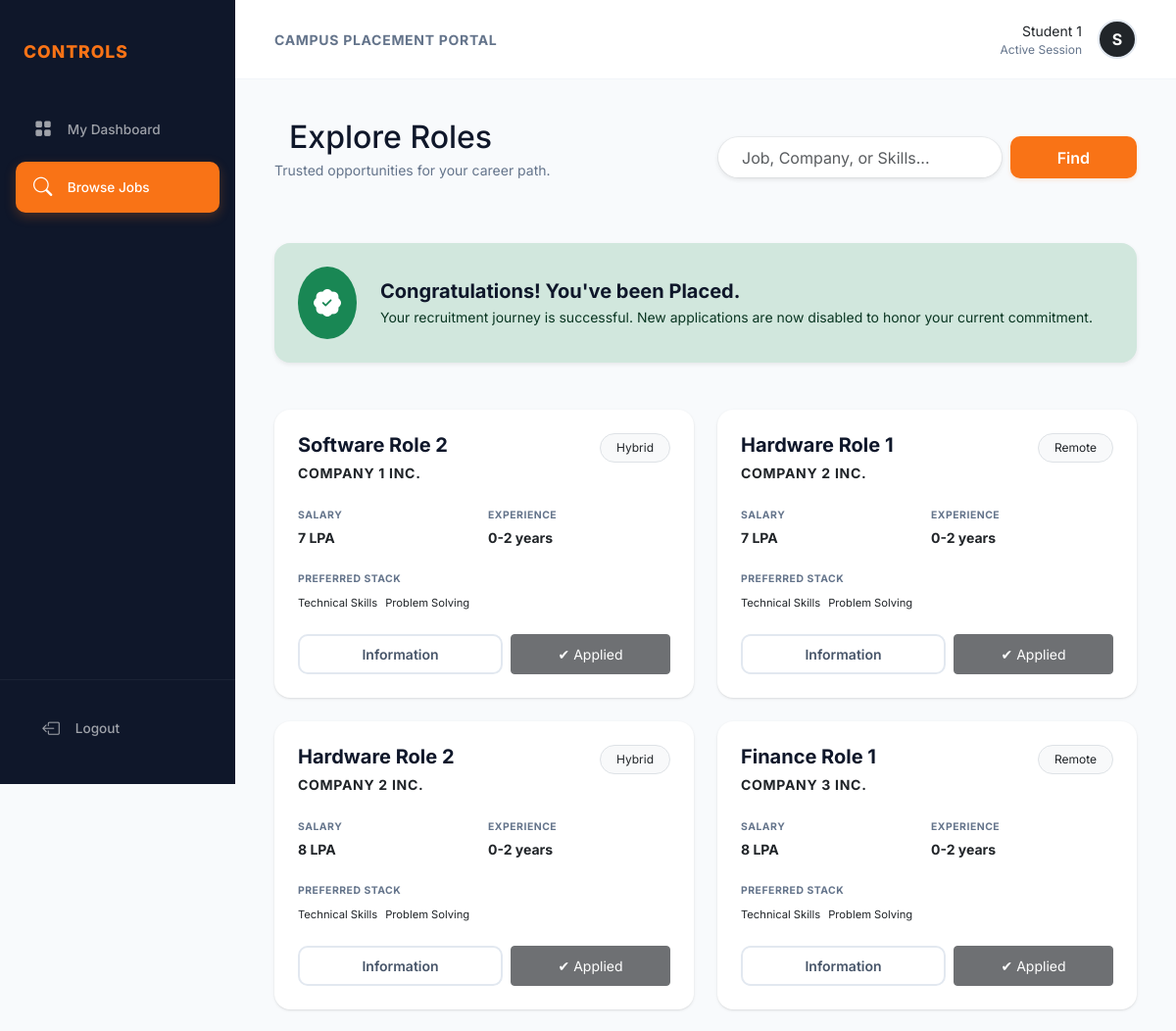
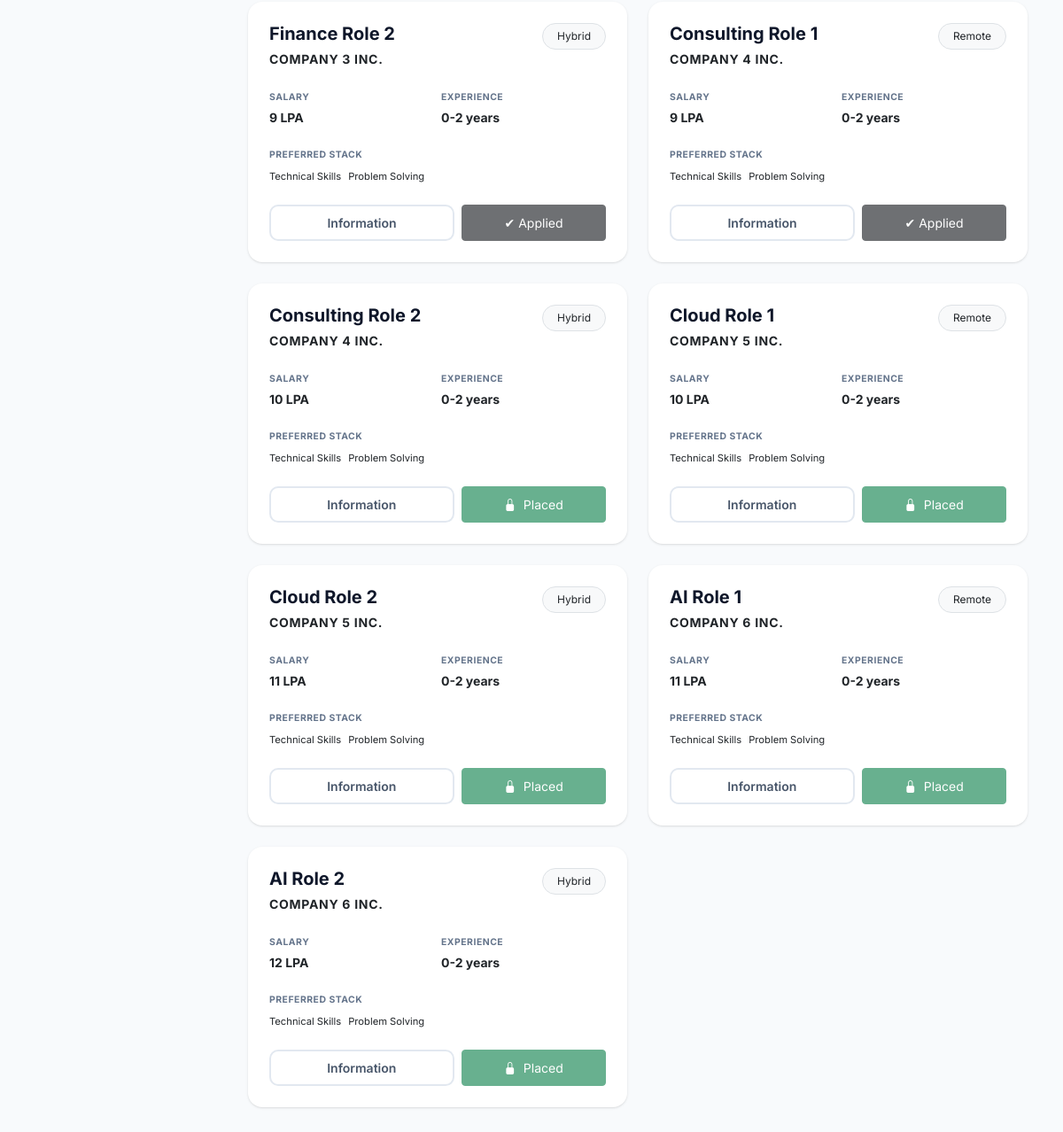
The page /student/show-jobs (signed in) on the database its author committed (2 pictures, top to bottom).
### models/models.py (models this page shows)
class Student(db.Model):
    id = db.Column(db.Integer, primary_key=True)
    email=db.Column(db.String(120), unique=True, nullable=False)
    password=db.Column(db.String(200), nullable=False)
    name = db.Column(db.String(120), nullable=False)
    phone = db.Column(db.String(15))
    cgpa = db.Column(db.Float)
    branch = db.Column(db.String(100))
    grad_year = db.Column(db.Integer)
    skills = db.Column(db.Text)
    resume = db.Column(db.String(200))
    created = db.Column(db.DateTime, default=db.func.current_timestamp())
    active = db.Column(db.Boolean, default=True)
    applications = db.relationship('Application', backref='student')

class Job(db.Model):
    id = db.Column(db.Integer, primary_key=True)
    title = db.Column(db.String(100), nullable=False)
    about = db.Column(db.Text)
    salary = db.Column(db.String(20))
    location = db.Column(db.String(100))
    skills = db.Column(db.Text)
    experience = db.Column(db.String(100))
    min_cgpa = db.Column(db.Float)
    deadline = db.Column(db.DateTime, default=db.func.current_timestamp())
    created = db.Column(db.DateTime, default=db.func.current_timestamp())
    status = db.Column(db.String(20), default="Accepting Applications")
    admin_approval = db.Column(db.String(20), default="Pending")
    company_id = db.Column(db.Integer, db.ForeignKey('company.id'), nullable=False)
    applications = db.relationship('Application', backref='job')

class Company(db.Model):
    id = db.Column(db.Integer, primary_key=True)
    email=db.Column(db.String(120), unique=True, nullable=False)
    password=db.Column(db.String(200), nullable=False)
    name = db.Column(db.String(120), nullable=False)
    industry = db.Column(db.String(100))
    website = db.Column(db.String(200))
    created = db.Column(db.DateTime, default=db.func.current_timestamp())
    active = db.Column(db.Boolean, default=True)
    admin_approval = db.Column(db.String(20), default="Pending")
    jobs = db.relationship('Job', backref='company')

### routes/student_portal.py (the view)
@student.route("/student/show-jobs")
def show_jobs():
    check = student_access()
    if check:
        return check
    student_id = session.get("student_id")
    query = request.args.get('q', '')
    jobs_search = Job.query.filter_by(admin_approval="Verified", status='Accepting Applications')
    if query:
        jobs_search = jobs_search.join(Job.company).filter(
            (Job.title.ilike(f'%{query}%')) |
            (Company.name.ilike(f'%{query}%')) |
            (Job.skills.ilike(f'%{query}%'))
        )
    eligible_jobs = [job for job in jobs_search if job.min_cgpa <= Student.query.get(student_id).cgpa]
    applied_jobs = [app.job_id for app in Application.query.filter_by(student_id=student_id).all()]
    is_placed = block_application()
    return render_template("/student/show_jobs.html", jobs=eligible_jobs, applied_ids=applied_jobs, query=query, is_placed=is_placed)

### routes/student_portal.py (called while the page is built)
def student_access():
    if not session.get("student_id"):
        return redirect(url_for("authentication.login"))
    return None

def block_application():
    student_id = session.get("student_id")
    apps = Application.query.join(Job).filter(Application.student_id==student_id).all()
    for app in apps:
        if app.status == 'Placed':
            return True
    return False

### templates/student/show_jobs.html (shortened to what this page needs)
{% extends "base.html" %}
{% block content %}
<div class="mb-5">
    <div class="row align-items-center">
        <div class="col-md-6">
            <h2 class="mb-1" style="border-left: 5px solid var(--accent-color); padding-left: 15px;">Explore Roles</h2>
            <p class="text-muted small">Trusted opportunities for your career path.</p>
        </div>
        <div class="col-md-6">
            <form action="{{ url_for('student_portal.show_jobs') }}" method="GET" class="d-flex gap-2">
                <input type="text" name="q" class="form-control bg-white py-2 px-4 shadow-sm"
                    style="border-radius: 30px; border: 1px solid rgba(0,0,0,0.05);"
                    placeholder="Job, Company, or Skills..." value="{{ query }}">
                <button type="submit" class="btn btn-primary px-5">Find</button>
            </form>
        </div>
    </div>
</div>
{% if is_placed %}
<div class="alert alert-success border-0 shadow-sm p-4 rounded-4 mb-5 d-flex align-items-center">
    <div class="bg-success text-white p-3 rounded-circle me-4">
        <i class="bi bi-patch-check-fill fs-3"></i>
    </div>
    <div>
        <h5 class="fw-bold mb-1">Congratulations! You've been Placed.</h5>
        <p class="mb-0 text-success-emphasis small">Your recruitment journey is successful. New applications are now
            disabled to honor your current commitment.</p>
    </div>
</div>
{% endif %}
<div class="row g-4">
    {% if jobs %}
    {% for job in jobs %}
    <div class="col-md-6">
        <div class="card border-0 h-100 job-card">
            <div class="card-body p-4">
                <div class="d-flex justify-content-between align-items-start mb-4">
                    <div>
                        <h5 class="fw-bold mb-1">{{ job.title }}</h5>
                        <span class="small fw-bold uppercase" style="color: var(--accent-color);">{{ job.company.name
                            }}</span>
                    </div>
                    <span class="badge rounded-pill bg-light text-dark border px-3 py-2 small fw-normal">
                        {{ job.location }}
                    </span>
                </div>
                <div class="mb-4">
                    <div class="row g-2">
                        <div class="col-6">
                            <label class="small text-muted d-block mb-1 uppercase fw-bold"
                                style="font-size: 0.65rem;">Salary</label>
                            <div class="small fw-bold text-dark">{{ job.salary }}</div>
                        </div>
                        <div class="col-6">
                            <label class="small text-muted d-block mb-1 uppercase fw-bold"
                                style="font-size: 0.65rem;">Experience</label>
                            <div class="small fw-bold text-dark">{{ job.experience or 'Fresh Graduate' }}</div>
                        </div>
                    </div>
                </div>
                <div class="mb-4">
                    <label class="small text-muted d-block mb-2 uppercase fw-bold" style="font-size: 0.65rem;">Preferred
                        Stack</label>
                    <div class="d-flex flex-wrap gap-2">
                        {% for skill in (job.skills or "").split(',') %}
                        <span style="font-size: 0.7rem;">{{ skill.strip() }}</span>
                        {% endfor %}
                    </div>
                </div>
                <div class="d-flex gap-2 mt-auto">
                    <button class="btn btn-outline-dark btn-sm flex-grow-1 py-2" data-bs-toggle="modal"
                        data-bs-target="#jobModal{{ job.id }}">Information</button>
                    {% if job.id in applied_ids %}
                    <button class="btn btn-dark btn-sm flex-grow-1 py-2 disabled" disabled>✔ Applied</button>
                    {% elif is_placed %}
                    <button class="btn btn-success btn-sm flex-grow-1 py-2 disabled" disabled><i
                            class="bi bi-lock-fill me-2"></i>Placed</button>
                    {% else %}
                    <form action="{{ url_for('student_portal.submit_application', job_id=job.id) }}" method="POST"
                        class="flex-grow-1">
                        <button type="submit" class="btn btn-primary btn-sm w-100 py-2">Apply Now</button>
                    </form>
                    {% endif %}
                </div>
            </div>
        </div>
    </div>
    {% endfor %}
    {% else %}
    <div class="col-12 text-center py-5">
        <div class="text-muted">No records found matching your search criteria.</div>
    </div>
    {% endif %}
</div>
{% endblock %}

### templates/base.html (shortened to what this page needs)
<!DOCTYPE html>
<html lang="en">
<head>
    <link href="https://cdn.jsdelivr.net/npm/bootstrap@5.3.3/dist/css/bootstrap.min.css" rel="stylesheet">
    <link rel="stylesheet" href="https://cdn.jsdelivr.net/npm/bootstrap-icons@1.11.3/font/bootstrap-icons.min.css">
</head>
<body>
    <div class="sidebar">
        <div class="sidebar-header">
            <span>Controls</span>
        </div>
        <div class="sidebar-menu">
            {% if session.get('admin_id') %}
            <a href="/admin/panel" class="nav-link {% if request.path == '/admin/panel' %}active{% endif %}">
                <i class="bi bi-grid-fill"></i><span>Overview</span>
            </a>
            <a href="/admin/student-list"
                class="nav-link {% if request.path == '/admin/student-list' %}active{% endif %}">
                <i class="bi bi-people-fill"></i><span>Students</span>
            </a>
            <a href="/admin/company-list"
                class="nav-link {% if request.path == '/admin/company-list' %}active{% endif %}">
                <i class="bi bi-building-fill"></i><span>Companies</span>
            </a>
            <a href="/admin/job-list" class="nav-link {% if request.path == '/admin/job-list' %}active{% endif %}">
                <i class="bi bi-briefcase-fill"></i><span>Job Postings</span>
            </a>
            <a href="/admin/application-list"
                class="nav-link {% if request.path == '/admin/application-list' %}active{% endif %}">
                <i class="bi bi-file-earmark-text-fill"></i><span>Applications</span>
            </a>
            <a href="/admin/companies/waiting" class="nav-link {% if 'waiting' in request.path %}active{% endif %}">
                <i class="bi bi-clock-fill"></i><span>Pending Approvals</span>
            </a>
            {% elif session.get('student_id') %}
            <a href="/student/home" class="nav-link {% if request.path == '/student/home' %}active{% endif %}">
                <i class="bi bi-grid-fill"></i><span>My Dashboard</span>
            </a>
            <a href="/student/show-jobs"
                class="nav-link {% if request.path == '/student/show-jobs' %}active{% endif %}">
                <i class="bi bi-search"></i><span>Browse Jobs</span>
            </a>
            {% endif %}
        </div>
        <div class="sidebar-footer">
            {% if session.get('admin_id') or session.get('student_id') or session.get('company_id') %}
            <a href="{{ url_for('authentication.logout') }}" class="nav-link text-danger-emphasis">
                <i class="bi bi-box-arrow-left"></i><span>Logout</span>
            </a>
            {% else %}
            <a href="{{ url_for('authentication.login') }}" class="nav-link">
                <i class="bi bi-box-arrow-in-right"></i><span>Login</span>
            </a>
            {% endif %}
        </div>
    </div>
    <div class="main-wrapper">
        <header class="top-navbar">
            <div class="page-title text-muted small fw-bold uppercase">Campus Placement Portal</div>
            <div class="user-profile d-flex align-items-center">
                <div class="text-end me-3">
                    <div class="small fw-800 text-dark">
                        {% if session.get('admin_id') %}
                            {{ session.get('admin_name', 'Administrator') }}
                        {% elif session.get('company_id') %}
                            {{ session.get('company_name', 'Company User') }}
                        {% elif session.get('student_id') %}
                            {{ session.get('student_name', 'Student User') }}
                        {% else %}
                            Guest
                        {% endif %}
                    </div>
                    <div class="text-muted" style="font-size: 0.75rem;">Active Session</div>
                </div>
                <div class="rounded-circle bg-dark d-flex align-items-center justify-content-center text-white fw-bold"
                    style="width: 40px; height: 40px; border: 2px solid #e2e8f0;">
                    {% if session.get('admin_id') %}
                        A
                    {% elif session.get('company_id') %}
                        {{ session.get('company_name', 'C')[0] }}
                    {% elif session.get('student_id') %}
                        {{ session.get('student_name', 'S')[0] }}
                    {% else %}
                        U
                    {% endif %}
                </div>
            </div>
        </header>
        <main class="main-content">
            {% block content %}{% endblock %}
        </main>
    </div>
</body>
</html>

### templates/base.html (style rules this page uses)
:root { --primary-color: #f97316; --primary-dark: #ea580c; --sidebar-bg: #0f172a; --bg-color: #f8fafc; --text-color: #1e293b; --border-radius: 16px; --card-shadow: 0 1px 3px 0 rgb(0 0 0 / 0.1), 0 1px 2px -1px rgb(0 0 0 / 0.1); --sidebar-width: 240px; }
body { font-family: 'Inter', sans-serif; background-color: var(--bg-color); color: var(--text-color); margin: 0; display: flex; min-height: 100vh; }
.sidebar { width: var(--sidebar-width); background-color: var(--sidebar-bg); color: white; flex-shrink: 0; display: flex; flex-direction: column; position: sticky; top: 0; height: 100vh; z-index: 1000; transition: width 0.3s ease; }
.sidebar-header { padding: 2.5rem 1.5rem; font-weight: 800; font-size: 1.1rem; color: var(--primary-color); text-transform: uppercase; letter-spacing: 1px; }
.sidebar-menu { padding: 0 1rem; flex-grow: 1; }
.nav-link { color: rgba(255, 255, 255, 0.6) !important; padding: 0.8rem 1.2rem !important; border-radius: 10px; margin-bottom: 0.4rem; font-weight: 500; font-size: 0.85rem; display: flex; align-items: center; transition: all 0.2s cubic-bezier(0.4, 0, 0.2, 1); }
.nav-link i { margin-right: 1rem; font-size: 1.1rem; transition: transform 0.2s; }
.nav-link.active { background-color: var(--primary-color) !important; color: white !important; box-shadow: 0 4px 12px rgba(249, 115, 22, 0.25); }
.nav-link.active i { transform: scale(1.1); }
.sidebar-footer { padding: 1.5rem; border-top: 1px solid rgba(255, 255, 255, 0.05); }
.main-wrapper { flex-grow: 1; display: flex; flex-direction: column; min-width: 0; }
.top-navbar { background: white; padding: 1.25rem 2.5rem; display: flex; justify-content: space-between; align-items: center; border-bottom: 1px solid #f1f5f9; }
.main-content { padding: 2.5rem; flex-grow: 1; }
.card { border: none; border-radius: var(--border-radius); box-shadow: var(--card-shadow); transition: transform 0.2s, box-shadow 0.2s; }
.btn-primary { background-color: var(--primary-color); border: none; padding: 0.6rem 1.5rem; font-weight: 600; border-radius: 10px; box-shadow: 0 2px 4px rgba(249, 115, 22, 0.15); }
.btn-outline-dark { border: 2px solid #e2e8f0; border-radius: 10px; padding: 0.6rem 1.5rem; font-weight: 600; color: #475569; }
h1, h2, h3, h4, h5, h6 { color: #0f172a; margin-bottom: 1rem; }
.text-muted { color: #64748b !important; }
.uppercase { text-transform: uppercase; letter-spacing: 0.05em; }

### rows shown on the page
Student: get "Student 1"
Job: title "Software Role 2", company.name "COMPANY 1 INC.", location "Hybrid", salary "7 LPA", experience "0-2 years", strip "Technical Skills" "Problem Solving", shows "✔ Applied"
Job: title "Hardware Role 1", company.name "COMPANY 2 INC.", location "Remote", salary "7 LPA", experience "0-2 years", strip "Technical Skills" "Problem Solving", shows "✔ Applied"
Job: title "Hardware Role 2", company.name "COMPANY 2 INC.", location "Hybrid", salary "8 LPA", experience "0-2 years", strip "Technical Skills" "Problem Solving", shows "✔ Applied"
Job: title "Finance Role 1", company.name "COMPANY 3 INC.", location "Remote", salary "8 LPA", experience "0-2 years", strip "Technical Skills" "Problem Solving", shows "✔ Applied"
Job: title "Finance Role 2", company.name "COMPANY 3 INC.", location "Hybrid", salary "9 LPA", experience "0-2 years", strip "Technical Skills" "Problem Solving", shows "✔ Applied"
Job: title "Consulting Role 1", company.name "COMPANY 4 INC.", location "Remote", salary "9 LPA", experience "0-2 years", strip "Technical Skills" "Problem Solving", shows "✔ Applied"
Job: title "Consulting Role 2", company.name "COMPANY 4 INC.", location "Hybrid", salary "10 LPA", experience "0-2 years", strip "Technical Skills" "Problem Solving", shows "Placed"
Job: title "Cloud Role 1", company.name "COMPANY 5 INC.", location "Remote", salary "10 LPA", experience "0-2 years", strip "Technical Skills" "Problem Solving", shows "Placed"
Job: title "Cloud Role 2", company.name "COMPANY 5 INC.", location "Hybrid", salary "11 LPA", experience "0-2 years", strip "Technical Skills" "Problem Solving", shows "Placed"
Job: title "AI Role 1", company.name "COMPANY 6 INC.", location "Remote", salary "11 LPA", experience "0-2 years", strip "Technical Skills" "Problem Solving", shows "Placed"
Job: title "AI Role 2", company.name "COMPANY 6 INC.", location "Hybrid", salary "12 LPA", experience "0-2 years", strip "Technical Skills" "Problem Solving", shows "Placed"

### other values the page prints
{{ session.get('student_name', 'S')[0] }} "S"
